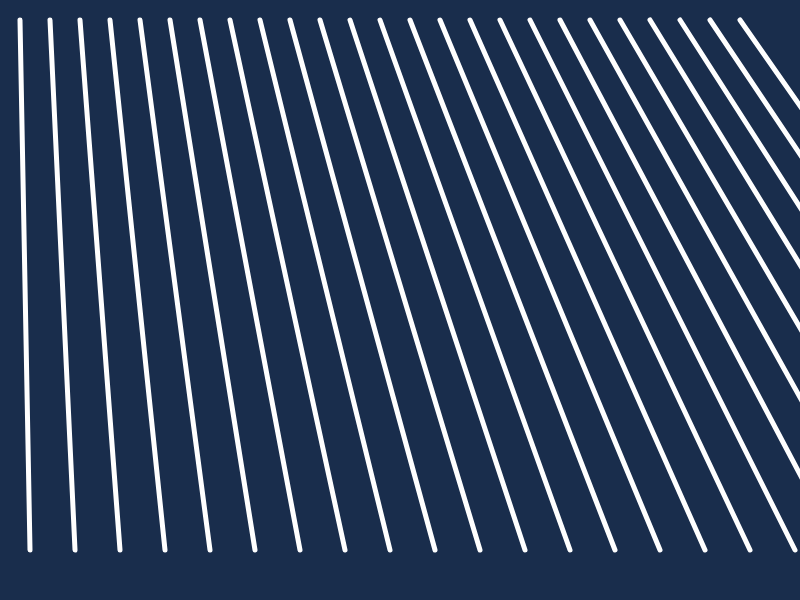
Frame 1 (no input)
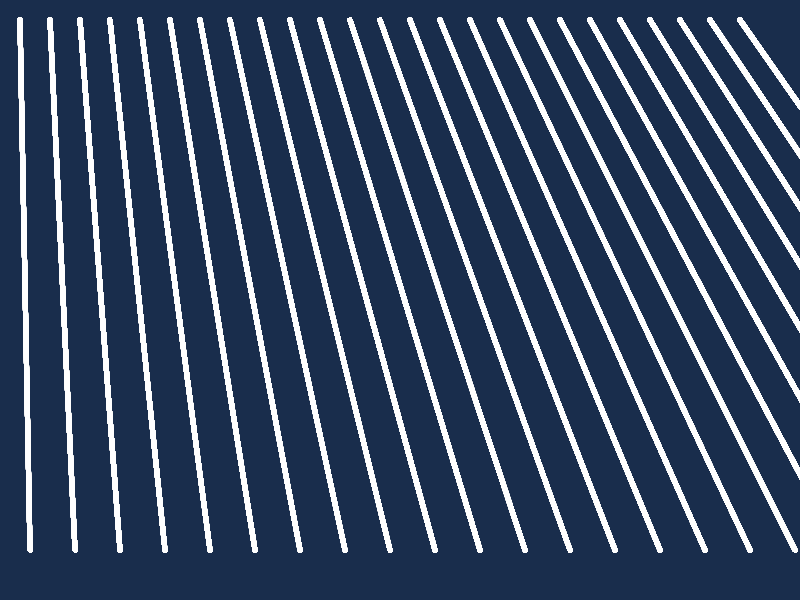
Frame 60 (no input)
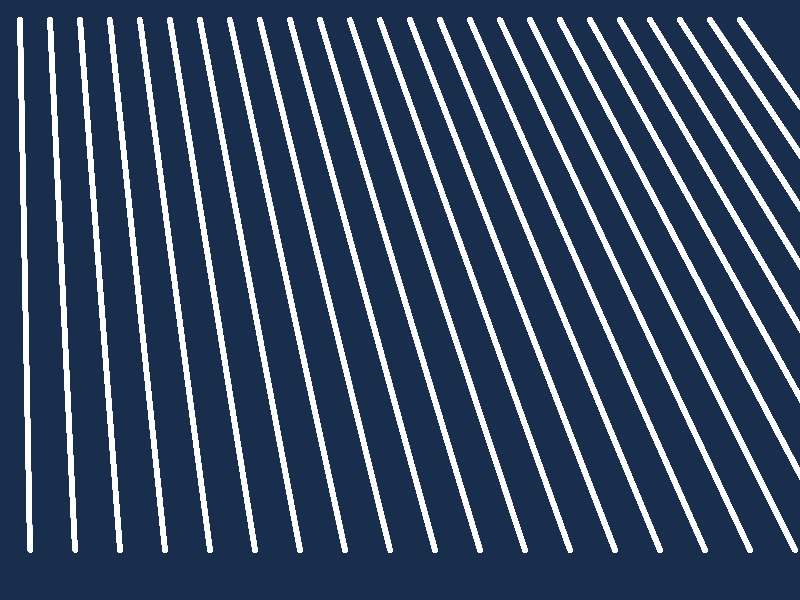
Frame 120 (the mouse pressed at the canvas centre since frame 60)

The p5.js sketch that drew these frames (run headless with seeded random() and noise() and a simulated clock; from frame 60 on, the mouse is pressed at the canvas centre):

// p5.js sketch
// ── sketch.js
function setup() {
  createCanvas(800, 600);
  strokeWeight(5);
  stroke(255);
  background(25, 45, 76);
}

function draw() {
 for (i = 20; i < 750; i += 30) {
 line (i, 20, i+i/2, 550);
 }
}
